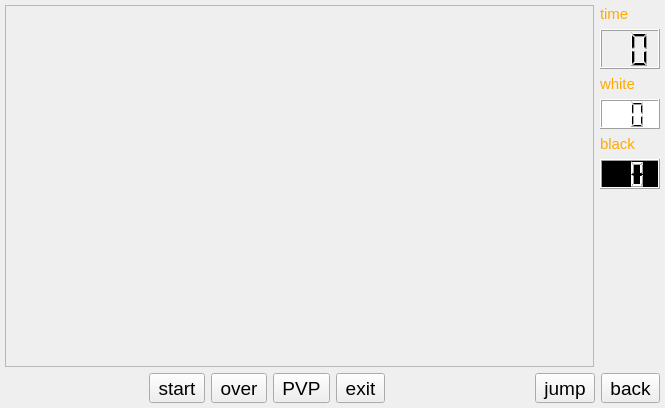
<?xml version="1.0" encoding="UTF-8"?>
<ui version="4.0">
 <class>Widget</class>
 <widget class="QWidget" name="Widget">
  <property name="geometry">
   <rect>
    <x>0</x>
    <y>0</y>
    <width>665</width>
    <height>408</height>
   </rect>
  </property>
  <property name="windowTitle">
   <string>Widget</string>
  </property>
  <layout class="QGridLayout" name="gridLayout" rowstretch="1,0,0">
   <property name="margin">
    <number>5</number>
   </property>
   <item row="0" column="1" rowspan="2">
    <layout class="QVBoxLayout" name="verticalLayout">
     <item>
      <widget class="QLabel" name="label_3">
       <property name="palette">
        <palette>
         <active>
          <colorrole role="WindowText">
           <brush brushstyle="SolidPattern">
            <color alpha="255">
             <red>255</red>
             <green>170</green>
             <blue>0</blue>
            </color>
           </brush>
          </colorrole>
         </active>
         <inactive>
          <colorrole role="WindowText">
           <brush brushstyle="SolidPattern">
            <color alpha="255">
             <red>255</red>
             <green>170</green>
             <blue>0</blue>
            </color>
           </brush>
          </colorrole>
         </inactive>
         <disabled>
          <colorrole role="WindowText">
           <brush brushstyle="SolidPattern">
            <color alpha="255">
             <red>118</red>
             <green>116</green>
             <blue>108</blue>
            </color>
           </brush>
          </colorrole>
         </disabled>
        </palette>
       </property>
       <property name="font">
        <font>
         <pointsize>11</pointsize>
        </font>
       </property>
       <property name="text">
        <string>time</string>
       </property>
      </widget>
     </item>
     <item>
      <widget class="QLCDNumber" name="lcdNumber">
       <property name="sizePolicy">
        <sizepolicy hsizetype="Minimum" vsizetype="Minimum">
         <horstretch>0</horstretch>
         <verstretch>0</verstretch>
        </sizepolicy>
       </property>
       <property name="minimumSize">
        <size>
         <width>60</width>
         <height>40</height>
        </size>
       </property>
       <property name="maximumSize">
        <size>
         <width>16777215</width>
         <height>40</height>
        </size>
       </property>
       <property name="digitCount">
        <number>2</number>
       </property>
      </widget>
     </item>
     <item>
      <widget class="QLabel" name="label">
       <property name="palette">
        <palette>
         <active>
          <colorrole role="WindowText">
           <brush brushstyle="SolidPattern">
            <color alpha="255">
             <red>255</red>
             <green>170</green>
             <blue>0</blue>
            </color>
           </brush>
          </colorrole>
         </active>
         <inactive>
          <colorrole role="WindowText">
           <brush brushstyle="SolidPattern">
            <color alpha="255">
             <red>255</red>
             <green>170</green>
             <blue>0</blue>
            </color>
           </brush>
          </colorrole>
         </inactive>
         <disabled>
          <colorrole role="WindowText">
           <brush brushstyle="SolidPattern">
            <color alpha="255">
             <red>118</red>
             <green>116</green>
             <blue>108</blue>
            </color>
           </brush>
          </colorrole>
         </disabled>
        </palette>
       </property>
       <property name="font">
        <font>
         <pointsize>11</pointsize>
        </font>
       </property>
       <property name="text">
        <string>white</string>
       </property>
      </widget>
     </item>
     <item>
      <widget class="QLCDNumber" name="lcdNumberWhite">
       <property name="minimumSize">
        <size>
         <width>0</width>
         <height>30</height>
        </size>
       </property>
       <property name="maximumSize">
        <size>
         <width>16777215</width>
         <height>30</height>
        </size>
       </property>
       <property name="palette">
        <palette>
         <active>
          <colorrole role="Base">
           <brush brushstyle="SolidPattern">
            <color alpha="255">
             <red>199</red>
             <green>237</green>
             <blue>204</blue>
            </color>
           </brush>
          </colorrole>
          <colorrole role="Window">
           <brush brushstyle="SolidPattern">
            <color alpha="255">
             <red>255</red>
             <green>255</green>
             <blue>255</blue>
            </color>
           </brush>
          </colorrole>
         </active>
         <inactive>
          <colorrole role="Base">
           <brush brushstyle="SolidPattern">
            <color alpha="255">
             <red>199</red>
             <green>237</green>
             <blue>204</blue>
            </color>
           </brush>
          </colorrole>
          <colorrole role="Window">
           <brush brushstyle="SolidPattern">
            <color alpha="255">
             <red>255</red>
             <green>255</green>
             <blue>255</blue>
            </color>
           </brush>
          </colorrole>
         </inactive>
         <disabled>
          <colorrole role="Base">
           <brush brushstyle="SolidPattern">
            <color alpha="255">
             <red>255</red>
             <green>255</green>
             <blue>255</blue>
            </color>
           </brush>
          </colorrole>
          <colorrole role="Window">
           <brush brushstyle="SolidPattern">
            <color alpha="255">
             <red>255</red>
             <green>255</green>
             <blue>255</blue>
            </color>
           </brush>
          </colorrole>
         </disabled>
        </palette>
       </property>
       <property name="autoFillBackground">
        <bool>true</bool>
       </property>
       <property name="numDigits">
        <number>2</number>
       </property>
      </widget>
     </item>
     <item>
      <widget class="QLabel" name="label_2">
       <property name="palette">
        <palette>
         <active>
          <colorrole role="WindowText">
           <brush brushstyle="SolidPattern">
            <color alpha="255">
             <red>255</red>
             <green>170</green>
             <blue>0</blue>
            </color>
           </brush>
          </colorrole>
         </active>
         <inactive>
          <colorrole role="WindowText">
           <brush brushstyle="SolidPattern">
            <color alpha="255">
             <red>255</red>
             <green>170</green>
             <blue>0</blue>
            </color>
           </brush>
          </colorrole>
         </inactive>
         <disabled>
          <colorrole role="WindowText">
           <brush brushstyle="SolidPattern">
            <color alpha="255">
             <red>118</red>
             <green>116</green>
             <blue>108</blue>
            </color>
           </brush>
          </colorrole>
         </disabled>
        </palette>
       </property>
       <property name="font">
        <font>
         <pointsize>11</pointsize>
        </font>
       </property>
       <property name="text">
        <string>black</string>
       </property>
      </widget>
     </item>
     <item>
      <widget class="QLCDNumber" name="lcdNumberBlack">
       <property name="minimumSize">
        <size>
         <width>0</width>
         <height>30</height>
        </size>
       </property>
       <property name="maximumSize">
        <size>
         <width>16777215</width>
         <height>30</height>
        </size>
       </property>
       <property name="palette">
        <palette>
         <active>
          <colorrole role="WindowText">
           <brush brushstyle="SolidPattern">
            <color alpha="255">
             <red>255</red>
             <green>255</green>
             <blue>255</blue>
            </color>
           </brush>
          </colorrole>
          <colorrole role="Base">
           <brush brushstyle="SolidPattern">
            <color alpha="255">
             <red>199</red>
             <green>237</green>
             <blue>204</blue>
            </color>
           </brush>
          </colorrole>
          <colorrole role="Window">
           <brush brushstyle="SolidPattern">
            <color alpha="255">
             <red>0</red>
             <green>0</green>
             <blue>0</blue>
            </color>
           </brush>
          </colorrole>
         </active>
         <inactive>
          <colorrole role="WindowText">
           <brush brushstyle="SolidPattern">
            <color alpha="255">
             <red>255</red>
             <green>255</green>
             <blue>255</blue>
            </color>
           </brush>
          </colorrole>
          <colorrole role="Base">
           <brush brushstyle="SolidPattern">
            <color alpha="255">
             <red>199</red>
             <green>237</green>
             <blue>204</blue>
            </color>
           </brush>
          </colorrole>
          <colorrole role="Window">
           <brush brushstyle="SolidPattern">
            <color alpha="255">
             <red>0</red>
             <green>0</green>
             <blue>0</blue>
            </color>
           </brush>
          </colorrole>
         </inactive>
         <disabled>
          <colorrole role="WindowText">
           <brush brushstyle="SolidPattern">
            <color alpha="255">
             <red>118</red>
             <green>116</green>
             <blue>108</blue>
            </color>
           </brush>
          </colorrole>
          <colorrole role="Base">
           <brush brushstyle="SolidPattern">
            <color alpha="255">
             <red>0</red>
             <green>0</green>
             <blue>0</blue>
            </color>
           </brush>
          </colorrole>
          <colorrole role="Window">
           <brush brushstyle="SolidPattern">
            <color alpha="255">
             <red>0</red>
             <green>0</green>
             <blue>0</blue>
            </color>
           </brush>
          </colorrole>
         </disabled>
        </palette>
       </property>
       <property name="autoFillBackground">
        <bool>true</bool>
       </property>
       <property name="numDigits">
        <number>2</number>
       </property>
      </widget>
     </item>
     <item>
      <spacer name="verticalSpacer_2">
       <property name="orientation">
        <enum>Qt::Vertical</enum>
       </property>
       <property name="sizeHint" stdset="0">
        <size>
         <width>20</width>
         <height>40</height>
        </size>
       </property>
      </spacer>
     </item>
    </layout>
   </item>
   <item row="2" column="0" colspan="2">
    <layout class="QHBoxLayout" name="horizontalLayout_3">
     <item>
      <layout class="QHBoxLayout" name="horizontalLayout">
       <item>
        <layout class="QHBoxLayout" name="horizontalLayout_2">
         <item>
          <spacer name="horizontalSpacer">
           <property name="orientation">
            <enum>Qt::Horizontal</enum>
           </property>
           <property name="sizeHint" stdset="0">
            <size>
             <width>40</width>
             <height>20</height>
            </size>
           </property>
          </spacer>
         </item>
         <item>
          <widget class="QToolButton" name="toolButtonStart">
           <property name="sizePolicy">
            <sizepolicy hsizetype="Minimum" vsizetype="Minimum">
             <horstretch>0</horstretch>
             <verstretch>0</verstretch>
            </sizepolicy>
           </property>
           <property name="maximumSize">
            <size>
             <width>16777215</width>
             <height>50</height>
            </size>
           </property>
           <property name="font">
            <font>
             <pointsize>14</pointsize>
            </font>
           </property>
           <property name="text">
            <string>start</string>
           </property>
          </widget>
         </item>
         <item>
          <widget class="QToolButton" name="toolButtonOver">
           <property name="sizePolicy">
            <sizepolicy hsizetype="Minimum" vsizetype="Minimum">
             <horstretch>0</horstretch>
             <verstretch>0</verstretch>
            </sizepolicy>
           </property>
           <property name="maximumSize">
            <size>
             <width>16777215</width>
             <height>50</height>
            </size>
           </property>
           <property name="font">
            <font>
             <pointsize>14</pointsize>
            </font>
           </property>
           <property name="text">
            <string>over</string>
           </property>
          </widget>
         </item>
         <item>
          <widget class="QToolButton" name="toolButtonMode">
           <property name="sizePolicy">
            <sizepolicy hsizetype="Minimum" vsizetype="Minimum">
             <horstretch>0</horstretch>
             <verstretch>0</verstretch>
            </sizepolicy>
           </property>
           <property name="maximumSize">
            <size>
             <width>16777215</width>
             <height>50</height>
            </size>
           </property>
           <property name="font">
            <font>
             <pointsize>14</pointsize>
            </font>
           </property>
           <property name="text">
            <string>PVP</string>
           </property>
          </widget>
         </item>
         <item>
          <widget class="QToolButton" name="toolButtonExit">
           <property name="sizePolicy">
            <sizepolicy hsizetype="Minimum" vsizetype="Minimum">
             <horstretch>0</horstretch>
             <verstretch>0</verstretch>
            </sizepolicy>
           </property>
           <property name="maximumSize">
            <size>
             <width>16777215</width>
             <height>50</height>
            </size>
           </property>
           <property name="font">
            <font>
             <pointsize>14</pointsize>
            </font>
           </property>
           <property name="text">
            <string>exit</string>
           </property>
          </widget>
         </item>
         <item>
          <spacer name="horizontalSpacer_2">
           <property name="orientation">
            <enum>Qt::Horizontal</enum>
           </property>
           <property name="sizeHint" stdset="0">
            <size>
             <width>40</width>
             <height>20</height>
            </size>
           </property>
          </spacer>
         </item>
        </layout>
       </item>
       <item>
        <widget class="QToolButton" name="toolButtonJump">
         <property name="sizePolicy">
          <sizepolicy hsizetype="Minimum" vsizetype="Minimum">
           <horstretch>0</horstretch>
           <verstretch>0</verstretch>
          </sizepolicy>
         </property>
         <property name="maximumSize">
          <size>
           <width>16777215</width>
           <height>50</height>
          </size>
         </property>
         <property name="font">
          <font>
           <pointsize>14</pointsize>
          </font>
         </property>
         <property name="text">
          <string>jump</string>
         </property>
        </widget>
       </item>
       <item>
        <widget class="QToolButton" name="toolButtonGoback">
         <property name="sizePolicy">
          <sizepolicy hsizetype="Minimum" vsizetype="Minimum">
           <horstretch>0</horstretch>
           <verstretch>0</verstretch>
          </sizepolicy>
         </property>
         <property name="maximumSize">
          <size>
           <width>16777215</width>
           <height>50</height>
          </size>
         </property>
         <property name="font">
          <font>
           <pointsize>14</pointsize>
          </font>
         </property>
         <property name="text">
          <string>back</string>
         </property>
        </widget>
       </item>
      </layout>
     </item>
    </layout>
   </item>
   <item row="0" column="0" rowspan="2">
    <widget class="QFrame" name="board">
     <property name="sizePolicy">
      <sizepolicy hsizetype="Expanding" vsizetype="Expanding">
       <horstretch>0</horstretch>
       <verstretch>0</verstretch>
      </sizepolicy>
     </property>
     <property name="frameShape">
      <enum>QFrame::StyledPanel</enum>
     </property>
     <property name="frameShadow">
      <enum>QFrame::Raised</enum>
     </property>
     <layout class="QVBoxLayout" name="verticalLayoutBoard">
      <property name="margin">
       <number>0</number>
      </property>
     </layout>
    </widget>
   </item>
  </layout>
 </widget>
 <layoutdefault spacing="6" margin="11"/>
 <resources/>
 <connections>
  <connection>
   <sender>toolButtonExit</sender>
   <signal>clicked()</signal>
   <receiver>Widget</receiver>
   <slot>close()</slot>
   <hints>
    <hint type="sourcelabel">
     <x>278</x>
     <y>420</y>
    </hint>
    <hint type="destinationlabel">
     <x>257</x>
     <y>414</y>
    </hint>
   </hints>
  </connection>
 </connections>
</ui>
